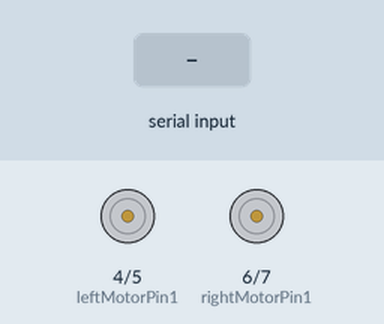
A sketch run on a simulated Arduino Uno, built with avr-gcc and run on an emulated ATmega328P. Shown: motor-driver pin pairs drawn as motors (green arrow = first pin HIGH = forward, orange = second pin HIGH = backward, longer = more drive). The inputs (shaded band) are chosen by the test bench.

Above: at 1.2 s.
1.3 s: "90,45\n" received over Serial
At 2.4 s:
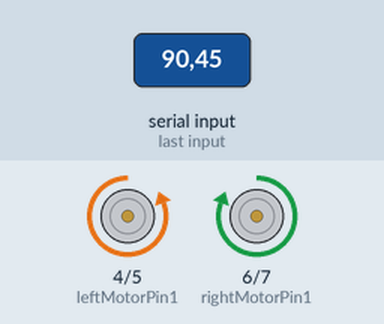
Timing chart, 0 to 4.3 s (numbered marks = the images above; inputs shaded):
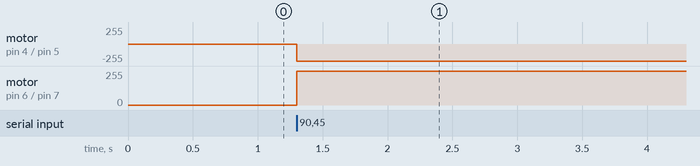

Measured:
- after the input at 1.3 s, motor on pin 4 (leftMotorPin1) / pin 5 (leftMotorPin2): stopped → backward 255/255 at once; motor on pin 6 (rightMotorPin1) / pin 7 (rightMotorPin2): stopped → forward 255/255 at once

The sketch:

motors.ino
```cpp
// Motor pins
const int leftMotorPin1 = 4;
const int leftMotorPin2 = 5;
const int rightMotorPin1 = 6;
const int rightMotorPin2 = 7;

void setup() {
  // Initialize the serial communication
  Serial.begin(115200);

  // Set the motor control pins as output
  pinMode(leftMotorPin1, OUTPUT);
  pinMode(leftMotorPin2, OUTPUT);
  pinMode(rightMotorPin1, OUTPUT);
  pinMode(rightMotorPin2, OUTPUT);
}

void loop() {
  // Read the serial data if available
  if (Serial.available() > 0) {
    String command = Serial.readStringUntil('\n');

    // Parse the command and extract the motor speeds
    float leftSpeed, rightSpeed;
    sscanf(command.c_str(), "%f,%f", &leftSpeed, &rightSpeed);

    // Set the motor speeds based on the command
    setLeftMotorSpeed(leftSpeed);
    setRightMotorSpeed(rightSpeed);
  }
}

void setLeftMotorSpeed(float speed) {
  if (speed > 0) {
    digitalWrite(leftMotorPin1, HIGH);
    digitalWrite(leftMotorPin2, LOW);
  } else {
    digitalWrite(leftMotorPin1, LOW);
    digitalWrite(leftMotorPin2, HIGH);
  }

  //analogWrite(leftMotorPinPWM, abs(speed));
}

void setRightMotorSpeed(float speed) {
  if (speed > 0) {
    digitalWrite(rightMotorPin1, HIGH);
    digitalWrite(rightMotorPin2, LOW);
  } else {
    digitalWrite(rightMotorPin1, LOW);
    digitalWrite(rightMotorPin2, HIGH);
  }

  //analogWrite(rightMotorPinPWM, abs(speed));
}
```
